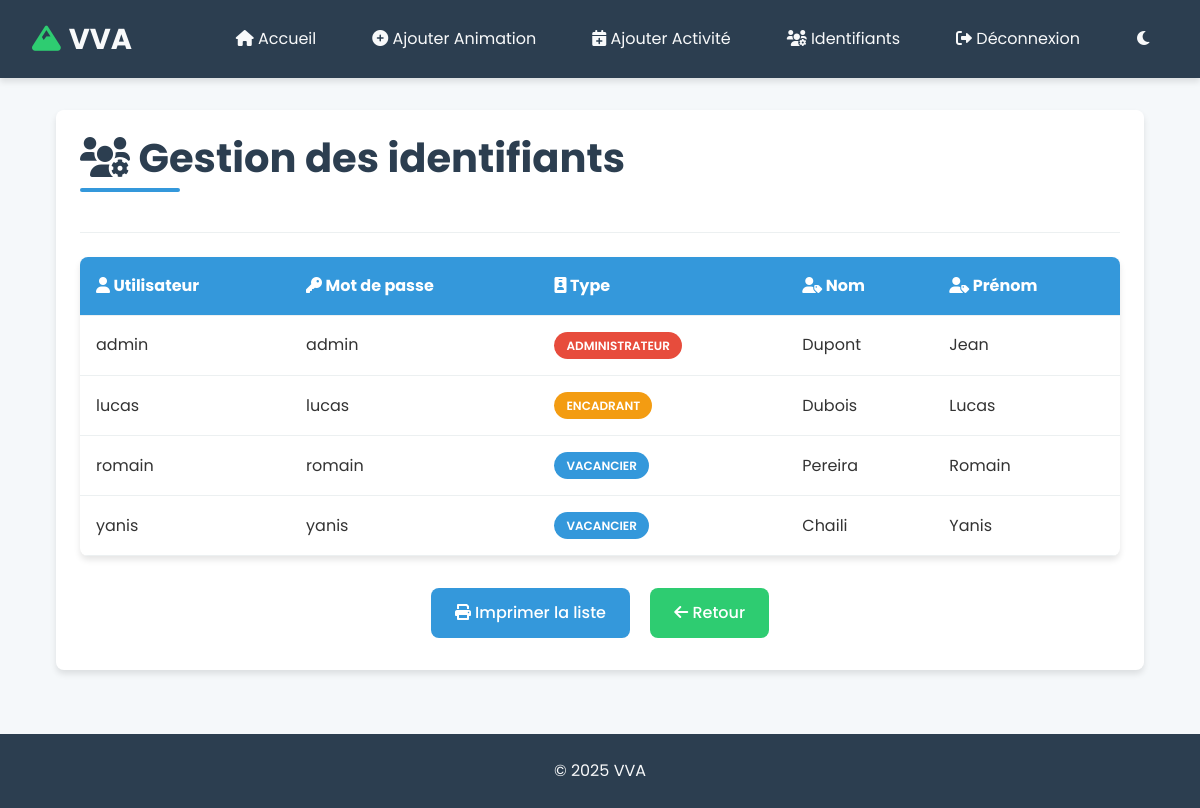
/admin/identifiants.php (signed in), run on the app's committed database.
### tables this page shows
CREATE TABLE `COMPTE` (
  `USER` char(8) NOT NULL,
  `MDP` char(10) DEFAULT NULL,
  `NOMCOMPTE` char(40) DEFAULT NULL,
  `PRENOMCOMPTE` char(30) DEFAULT NULL,
  `DATEINSCRIP` date DEFAULT NULL,
  `DATEFERME` date DEFAULT NULL,
  `TYPEPROFIL` char(2) DEFAULT NULL,
  `DATEDEBSEJOUR` date DEFAULT NULL,
  `DATEFINSEJOUR` date DEFAULT NULL,
  `DATENAISCOMPTE` date DEFAULT NULL,
  `ADRMAILCOMPTE` char(70) DEFAULT NULL,
  `NOTELCOMPTE` char(15) DEFAULT NULL
);

### admin/identifiants.php (the view, shortened to what this page needs)
<?php
require_once '../includes/db.php';
include '../includes/header.php';
$sql = "SELECT USER, MDP, TYPEPROFIL, NOMCOMPTE, PRENOMCOMPTE FROM COMPTE";
$stmt = $pdo->query($sql);
$comptes = $stmt->fetchAll(PDO::FETCH_ASSOC);
?>
<div class="container">
    <div class="card mb-4">
        <div class="card-header">
            <h1 class="mb-0"><i class="fas fa-users-cog"></i> Gestion des identifiants</h1>
        </div>
        <div class="card-body">
            <div class="table-responsive">
                <table class="table table-hover">
                    <thead>
                        <tr>
                            <th><i class="fas fa-user"></i> Utilisateur</th>
                            <th><i class="fas fa-key"></i> Mot de passe</th>
                            <th><i class="fas fa-id-badge"></i> Type</th>
                            <th><i class="fas fa-user-tag"></i> Nom</th>
                            <th><i class="fas fa-user-tag"></i> Prénom</th>
                        </tr>
                    </thead>
                    <tbody>
                        <?php foreach ($comptes as $compte): ?>
                            <tr>
                                <td><?= htmlspecialchars($compte['USER']) ?></td>
                                <td><?= htmlspecialchars($compte['MDP']) ?></td>
                                <td>
                                    <?php
                                    $type = '';
                                    $badgeClass = '';
                                    switch ($compte['TYPEPROFIL']) {
                                        case 'AD':
                                            $type = 'Administrateur';
                                            $badgeClass = 'badge-danger';
                                            break;
                                        case 'EN':
                                            $type = 'Encadrant';
                                            $badgeClass = 'badge-warning';
                                            break;
                                        case 'VA':
                                            $type = 'Vacancier';
                                            $badgeClass = 'badge-primary';
                                            break;
                                    }
                                    ?>
                                    <span class="badge <?= $badgeClass ?>"><?= htmlspecialchars($type) ?></span>
                                </td>
                                <td><?= htmlspecialchars($compte['NOMCOMPTE'] ?? 'N/A') ?></td>
                                <td><?= htmlspecialchars($compte['PRENOMCOMPTE'] ?? 'N/A') ?></td>
                            </tr>
                        <?php endforeach; ?>
                    </tbody>
                </table>
            </div>
            <div class="text-center mt-4">
                <a href="#" class="btn btn-primary" id="printBtn">
                    <i class="fas fa-print"></i> Imprimer la liste
                </a>
                <a href="/index.php" class="btn btn-secondary ml-2">
                    <i class="fas fa-arrow-left"></i> Retour
                </a>
            </div>
        </div>
    </div>
</div>
<?php include '../includes/footer.php'; ?>

### style.css (style rules this page uses)
:root { --primary-color: #3498db; --primary-dark: #2980b9; --secondary-color: #2ecc71; --secondary-dark: #27ae60; --accent-color: #e74c3c; --light-bg: #f5f8fa; --dark-bg: #2c3e50; --text-color: #333; --light-text: #f8f9fa; --gray-light: #ecf0f1; --gray-medium: #bdc3c7; --gray-dark: #7f8c8d; --success: #2ecc71; --danger: #e74c3c; --warning: #f39c12; --info: #3498db; --shadow: 0 4px 6px rgba(0, 0, 0, 0.1); --border-radius: 8px; --transition: all 0.3s ease; }
* { margin: 0; padding: 0; box-sizing: border-box; }
body { font-family: 'Poppins', 'Segoe UI', Tahoma, Geneva, Verdana, sans-serif; background-color: var(--light-bg); color: var(--text-color); line-height: 1.6; min-height: 100vh; display: flex; flex-direction: column; }
h1, h2, h3, h4, h5, h6 { color: var(--dark-bg); margin-bottom: 1.5rem; line-height: 1.2; }
h1 { font-size: 2.5rem; position: relative; display: inline-block; padding-bottom: 10px; }
h1::after { content: ''; position: absolute; left: 0; bottom: 0; width: 100px; height: 4px; background-color: var(--primary-color); border-radius: 2px; }
.card { background-color: white; border-radius: var(--border-radius); box-shadow: var(--shadow); padding: 1.5rem; margin-bottom: 1.5rem; transition: var(--transition); }
.card-header { border-bottom: 1px solid var(--gray-light); padding-bottom: 1rem; margin-bottom: 1rem; }
.card-body { padding: 0.5rem 0; }
.btn { display: inline-block; padding: 0.75rem 1.5rem; background-color: var(--primary-color); color: white; border: none; border-radius: var(--border-radius); font-size: 1rem; font-weight: 500; cursor: pointer; transition: var(--transition); text-decoration: none; text-align: center; }
.btn-secondary { background-color: var(--secondary-color); }
table { width: 100%; border-collapse: collapse; margin-bottom: 1.5rem; background-color: white; border-radius: var(--border-radius); overflow: hidden; box-shadow: var(--shadow); }
thead { background-color: var(--primary-color); color: white; }
th, td { padding: 1rem; text-align: left; border-bottom: 1px solid var(--gray-light); }
.badge { display: inline-block; padding: 0.25rem 0.75rem; font-size: 0.75rem; font-weight: 600; border-radius: 50px; text-transform: uppercase; }
.badge-primary { background-color: var(--primary-color); color: white; }
.badge-danger { background-color: var(--danger); color: white; }
.badge-warning { background-color: var(--warning); color: white; }
.container { max-width: 1200px; margin: 0 auto; padding: 0 1.5rem; }
.text-center { text-align: center; }
.mt-4 { margin-top: 2rem; }
.mb-4 { margin-bottom: 2rem; }
.ml-2 { margin-left: 1rem; }
.fade-in { animation: fadeIn 0.5s ease forwards; }

### data on the page
compte: USER "admin", MDP "admin", TYPEPROFIL "ADMINISTRATEUR", NOMCOMPTE "Dupont", PRENOMCOMPTE "Jean"
compte: USER "lucas", MDP "lucas", TYPEPROFIL "ENCADRANT", NOMCOMPTE "Dubois", PRENOMCOMPTE "Lucas"
compte: USER "romain", MDP "romain", TYPEPROFIL "VACANCIER", NOMCOMPTE "Pereira", PRENOMCOMPTE "Romain"
compte: USER "yanis", MDP "yanis", TYPEPROFIL "VACANCIER", NOMCOMPTE "Chaili", PRENOMCOMPTE "Yanis"
